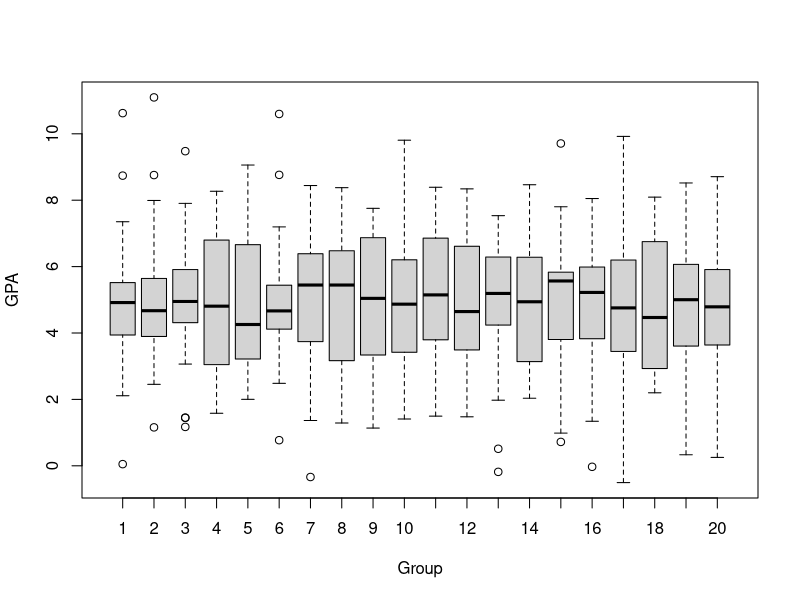
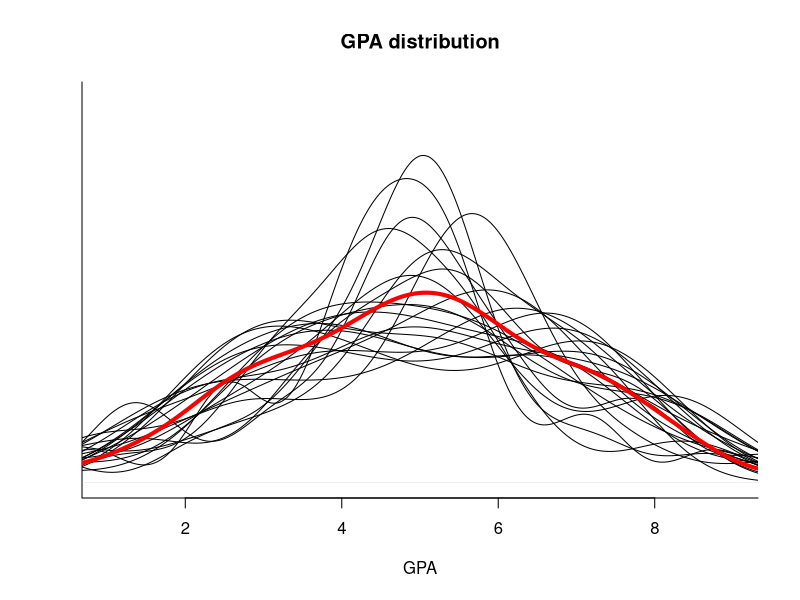

These charts were generated, in order, by the following R code:
data.df <- read.csv('results.csv')

pdf('GPA distribution.pdf')

plot(density(data.df$GPA),col='red',
     ylim=c(0,0.4),xlim=c(1,9),
     bty='l',
     xlab = 'GPA',
     yaxt='n',ylab='',
     main = 'GPA distribution')
for (i in c(1:20)) {
  lines(density(subset(data.df$GPA,data.df$Group==i)))  
}
lines(density(data.df$GPA),col='red',lwd=4)

dev.off()


boxplot(GPA~Group,data=data.df,
        xlab='Group',ylab='GPA')
